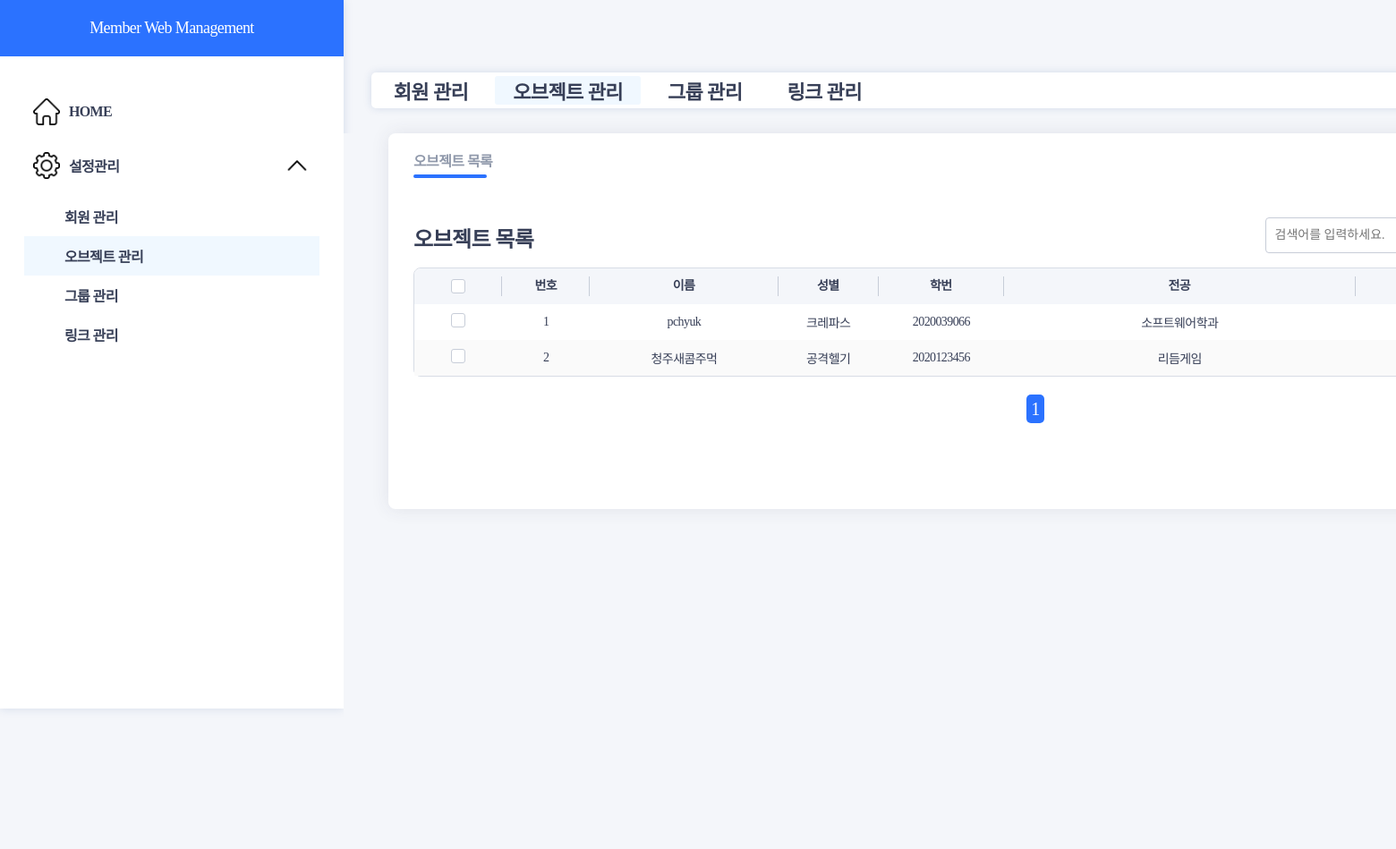
The page /objectList (signed in) on the database its author committed.
### main/models.py (models this page shows, shortened)
class Member(models.Model):
    name = models.CharField(max_length=20) # name PK
    createrd_at = models.DateField(auto_now_add=True)
    gender = models.CharField(max_length=20)
    parent = models.ForeignKey('self', on_delete=models.CASCADE, related_name='over', null=True, blank=True)
    department = models.CharField(max_length=50)
    studentID = models.CharField(max_length=50)
    type = models.BooleanField(default=0)# 1이면 그룹임
    notSchool = models.BooleanField(default=0)# 휴학 여부

### main/views.py (the view)
# urls.py: path('objectList', objectList, name="objectList"),
def objectList(request):
    if not request.user.is_authenticated:
        return redirect("login:login")
    query = request.GET.get('query', '')
    if query:
        members = Member.objects.filter(name__icontains=query)
    else:
        members = Member.objects.all()
    members = members.exclude(gender__icontains="GROUP")
    paginator = Paginator(members, 10)  # 페이지당 10개의 아이템을 보여주도록 설정
    page = request.GET.get('page', 1)  # URL의 'page' 파라미터 값을 가져오거나, 없으면 1로 설정
    try:
        members = paginator.page(page)
    except PageNotAnInteger:
        members = paginator.page(1)
    except EmptyPage:
        members = paginator.page(paginator.num_pages)
    attribute = {'members': members, 'query': query}
    return render(request, "object/objectList.html", attribute)

### templates/object/objectList.html (shortened to what this page needs)
{% extends 'navVertical.html' %}
	{% load static %}
	{% block css %}
	<link href="{% static 'css/objectList.css' %}" rel="stylesheet" type="text/css" >
	{% endblock %}
	{% block content %}
	<div class="main">
		<div class="container">
			<div class="list-con">
				<ul class="sublist-tab">
					<li class="moving-tab" id="horizontal-tab"></li>
					<li class="sl-st" style="margin-right:25px;">
						<a href="/objectList">오브젝트 목록</a>
					</li>
				</ul>
				<div class="table-list">
					<div class="tbtop-con">
						<h3>오브젝트 목록</h3>
						<div class="rsh-sort">
							<div class="serch-box">
								<input type="text" id="searchInput" placeholder="검색어를 입력하세요." value="{{ query }}">
							</div>
						</div>
					</div>
					<div class="table-wrap">
						<table class="common-table retouch-table">
							<colgroup>
								<col width="7%"/>
								<col width="7%"/>
								<col width="15%"/>
								<col width="8%"/>
								<col width="10%"/>
								<col width="28%"/>
								<col width="12%"/>
								<col width="12%"/>
							</colgroup>
							<thead>
								<tr>
									<th><span class="th-check"><input type="checkbox" name="selectBox" onclick="selectAll(this)"></span></th>
									<th><span>번호</span></th>
									<th><span>이름</span></th>
									<th><span>성별</span></th>
									<th><span>학번</span></th>
									<th><span>전공</span></th>
									<th><span>등록일</span></th>
								</tr>
							</thead>
							<tbody>
								{% for member in members %}
								<tr>
									<td><input type="checkbox" name="selectBox" value="{{member.id}}"></td>
									<td onclick="location.href='/objectView/{{member.id}}'">{{forloop.counter}}</td>
									<td onclick="location.href='/objectView/{{member.id}}'">{{member.name}}</td>
									<td onclick="location.href='/objectView/{{member.id}}'">{{member.gender}}</td>
									<td onclick="location.href='/objectView/{{member.id}}'">{{member.studentID}}</td>
									<td onclick="location.href='/objectView/{{member.id}}'">{{member.department}}</td>
									<td onclick="location.href='/objectView/{{member.id}}'">{{member.createrd_at}}</td>
								</tr>
								{% endfor %}
							</tbody>
						</table>
						<div class="pagenation">
							<ul style="margin:15px; display:flex; justify-content:center; list-style: none; font-size: 20px;">
								{% for page in members.paginator.page_range %}
								{% if page == members.number %}
									<li style="margin:5px;"><a style="text-decoration:none; color: white; background-color: #2B72FF; padding:5px; border-radius:5px" href="?page={{page}}">{{page}}</a></li>
								{% else %}
									<li style="margin:5px;"><a style="text-decoration:none; color: #2B72FF;" href="?page={{page}}">{{page}}</a></li>
								{% endif %}
								{% endfor %}
							</ul>
						</div>
					</div>
					<div class="btn-wrap">
					</div>
				</div>
			</div>
		</div>
	</div>
	{% endblock %}

### static/css/default.css (style rules this page uses)
* { box-sizing: border-box; outline: none; }
html, body { width: 100%; height: 100%; font-size: 16px; }
ol, ul, li { list-style: none; }
h1, h2, h3, h4, h5, h6 { font-weight: normal; font-size: 100%; }
a, a:link { text-decoration: none; }
input[type="text"] { outline: none; }

### static/css/main.css (style rules this page uses)
* { margin: 0; padding: 0; box-sizing: border-box; }
ul,li { list-style: none; }
a { text-decoration: none; color: inherit; font-family: 'Pretendard'; }
html,body { position: relative; width: 1920px; overflow-y:hidden; height:100%; font-family: 'Pretendard'; font-weight: 500; letter-spacing:-0.6px !important; color:#373F57; }
input { accent-color:#2B72FF; font-family: 'Pretendard'; }
input[type="checkbox"] { -webkit-appearance: none; -moz-appearance: none; appearance: none; background: #fff; border-radius: 3px; cursor: pointer; height: 16px; outline: 0; width: 16px; border: 1px solid #C7CDD8; }
input[type="checkbox"]::after { background: url(../images/check.png) no-repeat center; content: ''; display: none; position: relative; top: 2px; left: 1px; width: 12px; height: 10px; background-size: contain; }
table { table-layout:fixed; border-spacing:0; }
.main { width: 100%; height: 100%; background: #F4F6FA; }
.container { margin-left: 10px; padding: 0 40px; }
.list-con { height: auto; background: #fff; margin-top: 28px; box-shadow: 0 0 20px rgba(55,63,87,10%); border-radius: 8px; padding: 0 28px; }
.sublist-tab { height: 60px; position: relative; display: flex; align-items: center; }
#horizontal-tab { position: absolute; border-bottom: 4px solid #2B72FF; border-radius: 50px; left: 0; top: 46px; transition: all .3s; }
.sublist-tab>.sl-st { color: #9099AB; font-weight: 800; }
.table-list { margin-top: 16px; height: auto; }
.table-list .tbtop-con { display: flex; align-items: flex-end; justify-content: space-between; padding: 16px 0; }
.table-list .tbtop-con>h3 { font-size: 24px; font-weight: 800; }
.table-list .tbtop-con .serch-box>input { height: 40px; width: 368px; border: 1px solid #C7CDD8; border-radius: 4px; padding: 0 10px; font-size: 14px; font-weight: 500; color: #373F57; }
.table-list .tbtop-con .serch-box { position: relative; }
.table-list .tbtop-con .serch-box::after { content: ''; position: absolute; display: block; width: 20px; height: 20px; background: url(../images/serch-icon.png) no-repeat center; background-size: contain; top: 10px; right: 10px; }
.common-table { width: 100%; border-radius: 8px; font-size: 14px; border: 1px solid #D7DCE5; }
.common-table tr { height: 40px; text-align: center; }
.common-table thead>tr>th { background: #F4F6FA; }
.common-table thead>tr>th:first-child { border-radius: 8px 0 0 0; }
.common-table thead>tr>th>span { display: inline-block; height: 22px; line-height: 22px; border-right: 1px solid #C7CDD8; width: 100%; }
.common-table thead>tr>th>.th-check { display: flex; align-items: center; justify-content: center; }
.common-table tbody tr:nth-child(even) { background: #FAFAFA; }
.pagenation { margin-top:20px; height:28px; text-align:center; }
.rsh-sort { display:flex; gap:10px; }
.btn-wrap { display:flex; justify-content:flex-end; column-gap:10px; padding:20px 0 40px 0; }

### static/css/objectList.css (style rules this page uses)
#horizontal-tab { width: 82px; }

### templates/navVertical.html (style rules this page uses)
body { background-color: #F4F6FA; }

### rows shown on the page
Member: name "pchyuk", gender "크레파스", studentID "2020039066", department "소프트웨어학과"
Member: name "청주새콤주먹", gender "공격헬기", studentID "2020123456", department "리듬게임"

### other values the page prints
{{ page }} "1"
